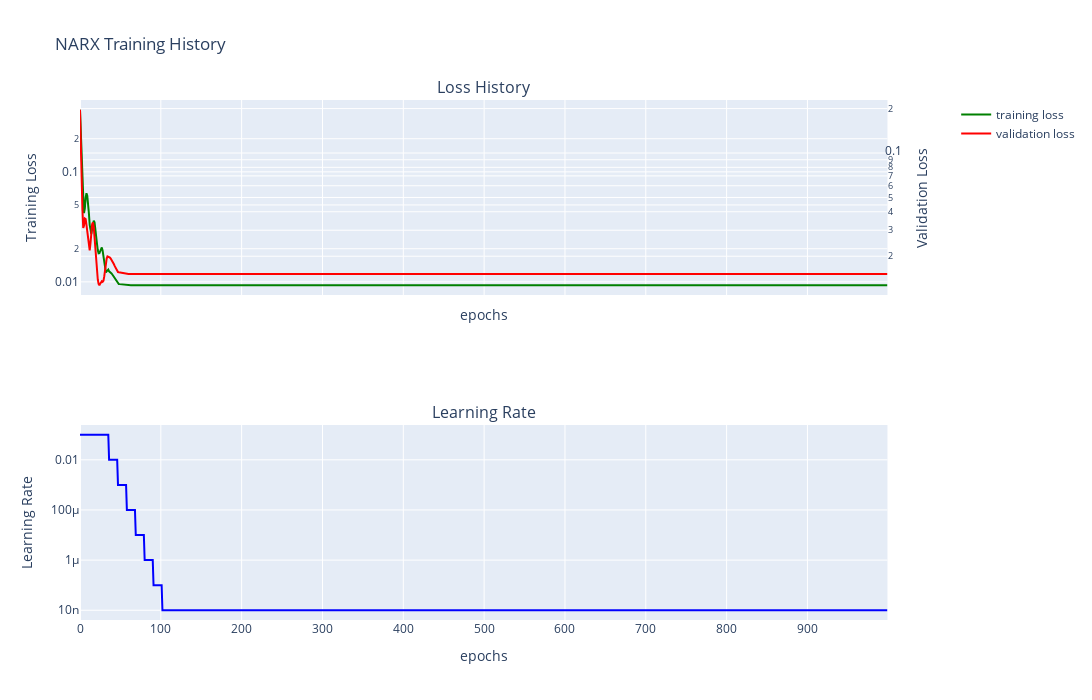

This figure's notebook cell:
### Markdown cell above
# NARX model

### Code cell
dm.narx_trainer(hidden_layers=[2], batch_size=320,
          learning_rate=0.1, epochs= 1000, scheduler_flag=True)
dm.narx.plot_narx_training_history_plotly()

### Figure 1 — Plotly figure (JSON) as saved in the notebook; plotly's stock layout.template omitted (floating-point values rounded to 4 significant figures; data arrays with more than 128 entries replaced by an {"elided": "..."} marker saying what was removed)
{"data": [{"line": {"color": "green"}, "mode": "lines", "name": "training loss", "showlegend": true, "type": "scatter", "x": {"elided": "1000 int values"}, "xaxis": "x", "y": {"elided": "1000 float values"}, "yaxis": "y"}, {"line": {"color": "red"}, "mode": "lines", "name": "validation loss", "showlegend": true, "type": "scatter", "x": {"elided": "1000 int values"}, "xaxis": "x", "y": {"elided": "1000 float values"}, "yaxis": "y2"}, {"line": {"color": "blue"}, "mode": "lines", "showlegend": false, "type": "scatter", "x": {"elided": "1000 int values"}, "xaxis": "x2", "y": {"elided": "1000 float values"}, "yaxis": "y3"}], "layout": {"annotations": [{"font": {"size": 16}, "showarrow": false, "text": "Loss History", "x": 0.47, "xanchor": "center", "xref": "paper", "y": 1, "yanchor": "bottom", "yref": "paper"}, {"font": {"size": 16}, "showarrow": false, "text": "Learning Rate", "x": 0.47, "xanchor": "center", "xref": "paper", "y": 0.375, "yanchor": "bottom", "yref": "paper"}], "height": 700, "title": {"text": "NARX Training History"}, "width": 1800, "xaxis": {"anchor": "y", "domain": [0, 0.94], "matches": "x2", "showticklabels": false, "title": {"text": "epochs"}}, "xaxis2": {"anchor": "y3", "domain": [0, 0.94], "title": {"text": "epochs"}}, "yaxis": {"anchor": "x", "domain": [0.625, 1], "title": {"text": "Training Loss"}, "type": "log"}, "yaxis2": {"anchor": "x", "overlaying": "y", "side": "right", "title": {"text": "Validation Loss"}, "type": "log"}, "yaxis3": {"anchor": "x2", "domain": [0, 0.375], "title": {"text": "Learning Rate"}, "type": "log"}}}
